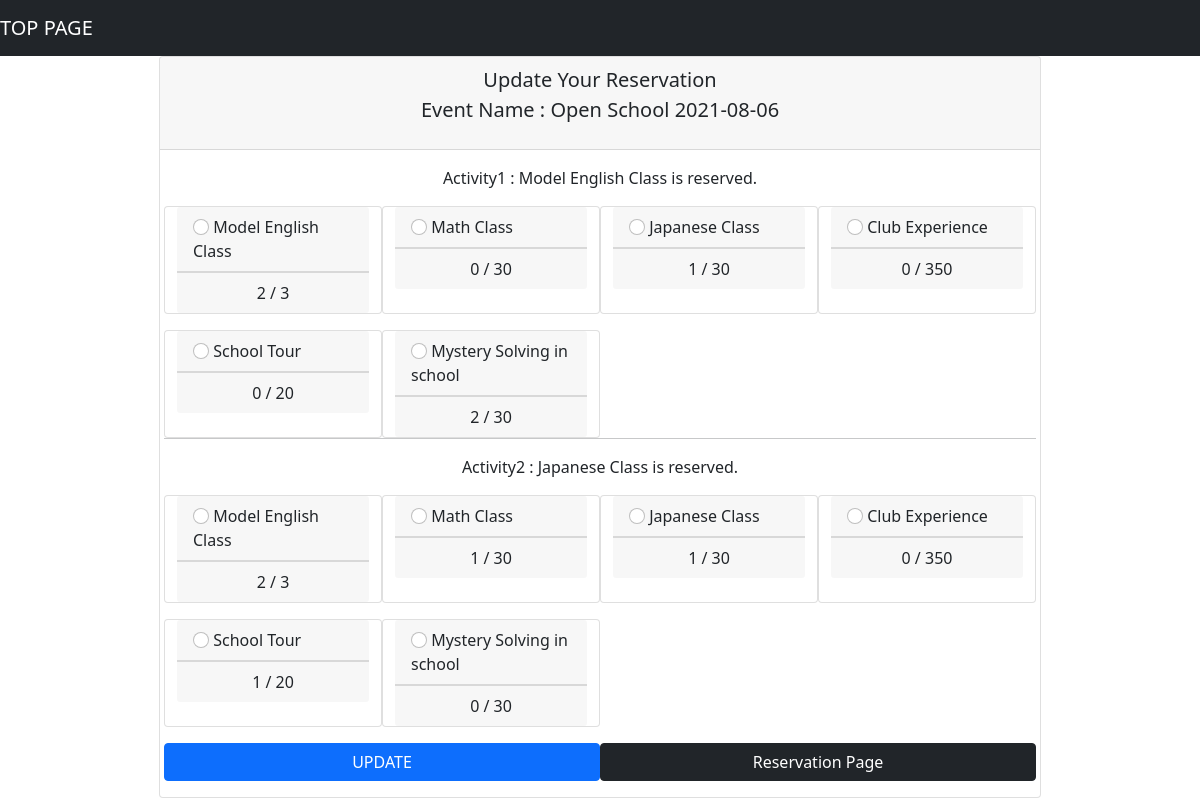
The page /updateEventUI.php?cart_id=7 on the database its author committed.
### tables this page shows
CREATE TABLE `items` (
  `item_id` int(11) NOT NULL,
  `event_id` varchar(255) NOT NULL,
  `iname` varchar(255) NOT NULL,
  `idate` date DEFAULT NULL,
  `capacity` varchar(255) NOT NULL,
  `itarget` varchar(255) NOT NULL,
  `idesc` varchar(255) NOT NULL,
  `iimg` varchar(255) DEFAULT NULL
);

CREATE TABLE `activities` (
  `act_id` int(11) NOT NULL,
  `event_id` int(11) NOT NULL,
  `aname` varchar(255) NOT NULL,
  `adesc` varchar(255) NOT NULL,
  `capacity` varchar(255) NOT NULL,
  `aimg` varchar(255) DEFAULT NULL
);

### classes/Database.php (called while the page is built, shortened)
<?php
class Database{
    private $servername = 'us-cdbr-east-04.cleardb.com';
    private $username = 'bc0834ecc021a1';
    private $password = 'f7c8f6cf';
    private $db_name = 'heroku_6466d73cb3ad493';
    function __construct()
    {
        return $this->conn = new mysqli($this->servername,$this->username,$this->password,$this->db_name);
    }
}
?>

### action.php (called while the page is built, shortened)
<?php
include 'classes/Functions.php';
$functionObj = new Functions;
?>

### classes/Functions.php (called while the page is built, shortened)
<?php
include 'Database.php';
class Functions extends Database{
    function get_one_item($id){
        $sql = "SELECT * FROM items WHERE item_id = '$id'";
        $result = $this->conn->query($sql);
        if($result->num_rows == 1){
            return $result->fetch_assoc();
        }else{
            echo " detected";
        }
    }
    function get_one_cart_item($cart_id){
        $sql = "SELECT * FROM cart INNER JOIN items ON cart.item_id = items.item_id INNER JOIN users ON cart.user_id = users.user_id WHERE cart_id = '$cart_id'";
        $result = $this->conn->query($sql);
        if($result->num_rows == 1){
            return $result->fetch_assoc();
        }else{
            echo "no data detected";
        }
    }
        function read_activities($event_id){
            $sql = "SELECT * FROM activities WHERE event_id='$event_id'";
            $result = $this->conn->query($sql);
            if($result->num_rows>0){
                $array = array();
                while($row = $result->fetch_assoc()){
                    $array[] = $row;
                }
                return $array;
            }else{
                return FALSE;
            }
        }
        function get_one_act($id){
            $sql = "SELECT * FROM activities WHERE act_id = '$id'";
            $result = $this->conn->query($sql);
            if($result->num_rows == 1){
                return $result->fetch_assoc();
            }else{
            }
        }
        function count_act1($item_id,$act_id){
            $sql = "SELECT * FROM cart WHERE item_id = '$item_id' AND act_id1 = '$act_id'";
            $result = $this->conn->query($sql);
            if($result == TRUE){
                return $result->num_rows;
            }else{
                die("ERROR: ".$this->conn->error);
            }
        }
        function count_act2($item_id,$act_id){
            $sql = "SELECT * FROM cart WHERE item_id = '$item_id' AND act_id2 = '$act_id'";
            $result = $this->conn->query($sql);
            if($result == TRUE){
                return $result->num_rows;
            }else{
                die("ERROR: ".$this->conn->error);
            }
        }
}
?>

### updateEventUI.php (the view, shortened to what this page needs)
<?php
include 'action.php';
$id = $_GET['cart_id'];
$cart_data = $functionObj->get_one_cart_item($id);
$item = $functionObj->get_one_item($cart_data['item_id']);
$act_1 = $functionObj->get_one_act($cart_data['act_id1']);
$act_2 = $functionObj->get_one_act($cart_data['act_id2']);
$item_id = $cart_data['item_id'];
$event_id = $cart_data['event_id'];
$actsOfEvent = $functionObj->read_activities($event_id);
?>
<!DOCTYPE html>
<html lang="en">
<head>
    <link rel="stylesheet" href="https://cdn.jsdelivr.net/npm/bootstrap@5.0.2/dist/css/bootstrap.min.css">
</head>
<body>
    <?php
    include 'navbarUI.php';
    ?>
    <div class="container-fluid">
        <div class="card mx-auto w-75">
            <div class="card-header">
                <p class="lead text-center">
                    Update Your Reservation<br>
                    Event Name :
                            <?php echo $item['iname'] ?>
                            <?php echo $item['idate'] ?>
                </p>
            </div>
            <div class="card-body">
                <form action="action.php" method="post">
                    <div class="row">
                        <?php
                        if ($event_id == 2) {
                        ?>
                            <div class='text-center'>Activity1 : <?php echo $act_1['aname']?> is reserved.</div>
                        <?php
                            foreach ($actsOfEvent as $row) :
                                $count1 = $functionObj->count_act1($item_id, $row['act_id']);
                                $capa1 = $functionObj->get_one_act($row['act_id']);
                        ?>
                                    <div class="card col-3 mt-3">
                                        <div class="card-header">
                                            <?php
                                            if ($capa1['capacity'] - $count1 == 0 AND $cart_data['act_id1'] != $row['act_id']) {
                                                echo $row['aname'];
                                            } else {
                                            ?>
                                                <input type="radio" name="act1" id="" value=<?php echo $row['act_id'] ?> class="radio form-check-input"> <?php echo $row['aname']; ?><br>
                                            <?php
                                            }
                                            ?>
                                        </div>
                                        <div class="card-footer text-center">
                                            <?php echo $count1 . " / " . $row['capacity']; ?>
                                        </div>
                                    </div>
                            <?php endforeach; ?>
                            <hr>
                            <div class='text-center'>Activity2 : <?php echo $act_2['aname']?> is reserved.</div>
                            <?php
                            foreach ($actsOfEvent as $row) :
                                $count2 = $functionObj->count_act2($item_id, $row['act_id'])
                            ?>
                                    <div class="card col-3 mt-3">
                                        <div class="card-header">
                                            <input type="radio" name="act2" id="" value=<?php echo $row['act_id'] ?> class="radio form-check-input" required> <?php echo $row['aname']; ?><br>
                                        </div>
                                        <div class="card-footer text-center">
                                            <?php echo $count2 . " / " . $row['capacity']; ?>
                                        </div>
                                    </div>
                            <?php endforeach; ?>
                        <?php
                        } ?>
                    </div>
                <div class="row text-center">
                    <button type="submit" name="updateEventUI" class="btn btn-primary mt-3 col-6">UPDATE</button>
                    <a href="eventlistUI.php" class="btn btn-dark mt-3 col-6">Reservation Page</a>
                    </form>
                </div>
            </div>
        </div>
</body>
</html>

### rows shown on the page
items: iname "Open School", idate "2021-08-06"
activities: aname "Model English Class", count1 "2", capacity "3", count2 "2"
activities: aname "Math Class", count1 "0", capacity "30", count2 "1"
activities: aname "Japanese Class", count1 "1", capacity "30", count2 "1"
activities: aname "Club Experience", count1 "0", capacity "350", count2 "0"
activities: aname "School Tour", count1 "0", capacity "20", count2 "1"
activities: aname "Mystery Solving in school", count1 "2", capacity "30", count2 "0"
